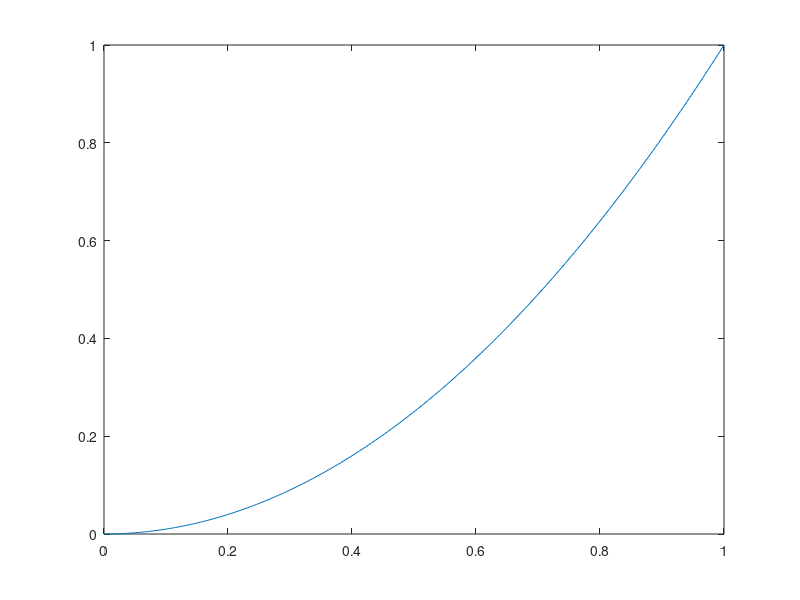

The MATLAB source for this figure:
close all
clear all
% ========================
% Parameters of American Options
% ========================
% Stock
sigma=.2; % Volatility
S0=36; % Initial price
% Interest rate and Dividend Yield
r=.06;
D=0;
% Options
T=1; % Time to Maturity
KP=40; % Strike Price
% ===================
% Monte Carlo Simulations
% ===================
dt =1/200; %Lenght of the interval of time
N=T/dt; %Number of periods to simulate the price of the stock
NSim=1; %Munber of simulations
dBt=sqrt(dt)*randn(NSim,N); % Brownian motion
St=zeros(NSim,N); % Initialize matrix
St(:,1)=S0*ones(NSim,1); % vector of initial stock price per simulation
for t=2:N;
St(:,t)=St(:,t-1).*exp((r-D-.5*sigma^2)*dt+sigma*dBt(:,t)); %simulation of prices
end
t = linspace(0,1,200);
plot(t',St);
plot(t',t.^2');
MM = exp(-r*dt)*(St(:,4)- KP);
X = [St(:,3),St(:,3).^2];
Beta = inv(X'*X)*X'*MM;
